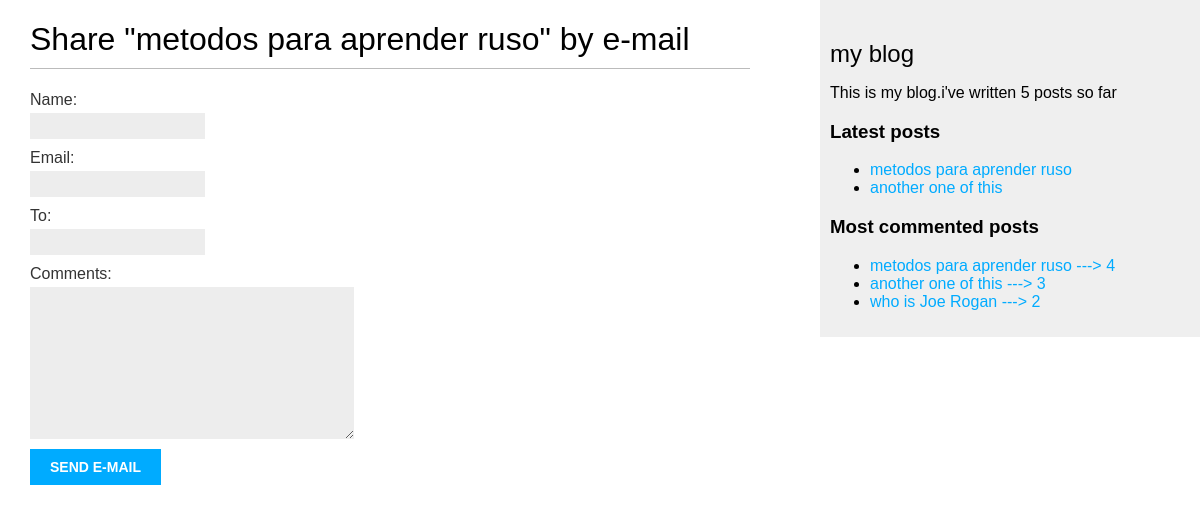
/blog/5/share/, run on an earlier commit of the app's database.
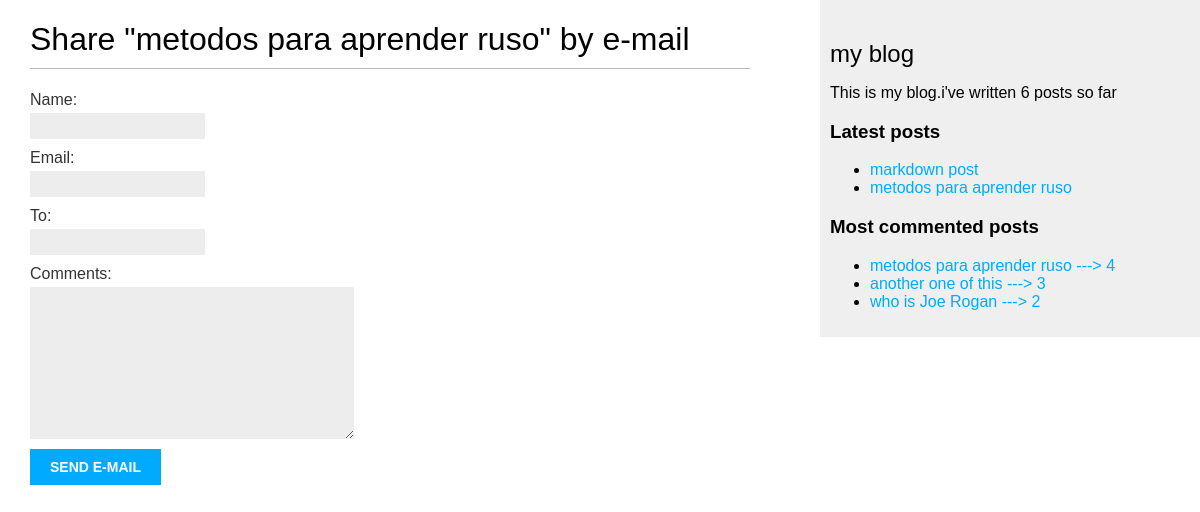
And on a later commit of the database.
### blog/models.py (models this page shows, shortened)
class Post (models.Model):
  STATUS_CHOICES = (
    ('draft','Draft'),
    ('published','Published'),
  )
  title = models.CharField(max_length=250)
  slug = models.SlugField(max_length=250,unique_for_date='publish')
  author = models.ForeignKey(User,on_delete=models.CASCADE,related_name='blog_posts')
  body = models.TextField()
  publish = models.DateTimeField(default=timezone.now)
  created = models.DateTimeField(auto_now_add=True)
  updated = models.DateTimeField(auto_now=True)
  status = models.CharField(max_length=10,choices=STATUS_CHOICES,default='draft')
  tags = TaggableManager()
  objects = models.Manager() # The default manager
  published = PublishedManager() # our custom manager
  class Meta:
    ordering = ('-publish',)
  def get_absolute_url(self):
    return reverse('blog:post_detail',
                       args=[self.publish.year,
                             self.publish.month,
                             self.publish.day,
                             self.slug])

### blog/views.py (the view)
# urls.py: path('<int:post_id>/share/',views.post_share,name='post_share'),
def post_share (request, post_id):
  post = get_object_or_404(Post, id=post_id, status='published')
  sent = False
  if request.method == 'POST':
    form = EmailPostForm(request.POST)
    if form.is_valid():
      cd = form.cleaned_data
      post_url = request.build_absolute_uri(post.get_absolute_url())
      subject = '{} ({}) recommends you reading "{}"'.format(cd['name'],cd['email'],post.title)
      message = 'Read "{}" at {}\n\n {}\'s comments {}'.format(post.title, post_url, cd['name'], cd['comments'])
      send_mail(subject,message,'admin@myblog.com',[cd['to']])
      sent = True
  else:
    form = EmailPostForm()
  return render(request, 'blog/post/share.html', {'post':post,'form':form, 'sent':sent})

### blog/forms.py
class EmailPostForm (forms.Form):
  name = forms.CharField(max_length = 25)
  email = forms.EmailField()
  to = forms.EmailField()
  comments = forms.CharField(required = False,widget=forms.Textarea)

### blog/models.py (called while the page is built)
  def get_queryset(self):
    return super(PublishedManager,self).get_queryset().filter(status='published')

### blog/templatetags/blog_tags.py (called while the page is built)
@register.simple_tag
def get_most_commented_posts(count=3):
  return Post.published.annotate(total_comments=Count('comments')).order_by('-total_comments')[:count]

@register.simple_tag
def total_posts():
  return Post.published.count()

@register.inclusion_tag('blog/post/latest_posts.html')
def show_latest_posts(count=5):
  latest_posts = Post.published.order_by('-publish')[:count]
  return {'latest_posts':latest_posts}

### blog/templates/blog/post/share.html (shortened to what this page needs)
{% extends "blog/base.html" %}
{% block content %}
{% if sent %}
  <h1>E-mail successfully sent</h1>
  <p>
    "{{ post.title }}" was successfully sent to {{ form.cleaned_data.to }}
  </p>
{% else %}
<h1>Share "{{post.title}}" by e-mail</h1>
<form action="." method="post">
  {{form.as_p}}
  <input type="submit" value="Send e-mail">
</form>
  {% endif %}
{% endblock %}

### blog/templates/blog/base.html (shortened to what this page needs)
{% load blog_tags %}
{% load static %}
<!DOCTYPE html>
<html>
<head>
  <link rel="stylesheet" href="{% static "css/blog.css" %}">
</head>
<body>
  <div id="content">
    {% block content %}
    {% endblock %}
  </div>
  <div id="sidebar">
    <h2>my blog</h2>
    <p>This is my blog.i've written {% total_posts %} posts so far</p>
    <h3>Latest posts</h3>
    {% show_latest_posts 2 %}
    <h3>Most commented posts</h3>
    {% get_most_commented_posts as most_commented_posts  %}
    <ul>
       {% for post in most_commented_posts %}
       <li>
         <a href="{{ post.get_absolute_url }}">{{post.title}} ---> {{post.comments.count}}</a>
       </li>
       {% endfor %}
    </ul>
  </div>
</body>
</html>

### blog/templates/blog/post/latest_posts.html
<ul>
  {% for post in latest_posts %}
  <li>
    <a href="{{post.get_absolute_url}}">{{ post.title }}</a>
  </li>
  {% endfor %}
</ul>

What changed in the data, as far as the page shows it:
no longer on one of the page's lists (row unchanged): Post: title "another one of this"
added Post: title "markdown post", shown under "Latest posts"
Also different on the page:
text no longer shown: "5"
text now shown: "6"
